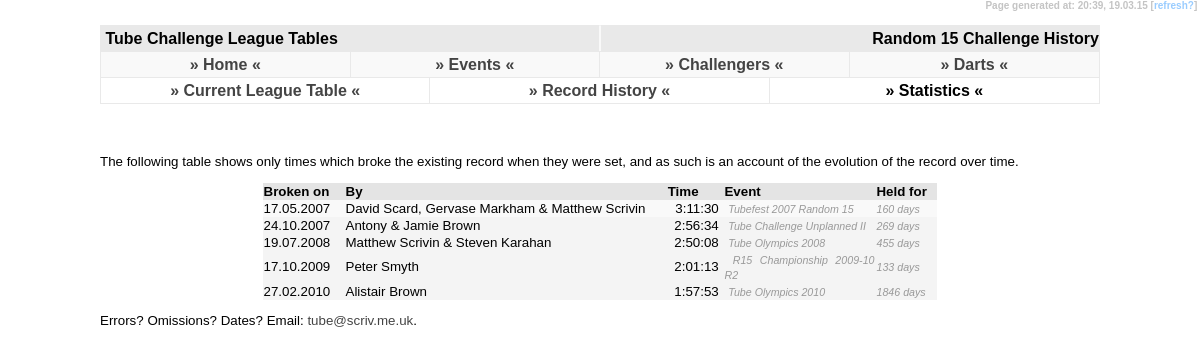
Page /random15/history/index.php on the committed database.
### tables this page shows
CREATE TABLE IF NOT EXISTS `tc_data` (
  `tc_challenge` varchar(3) NOT NULL DEFAULT '',
  `tc_name` varchar(255) NOT NULL DEFAULT '',
  `tc_hours` tinyint(2) NOT NULL DEFAULT '0',
  `tc_mins` tinyint(2) NOT NULL DEFAULT '0',
  `tc_sec` tinyint(2) NOT NULL DEFAULT '0',
  `tc_event` varchar(255) DEFAULT NULL,
  `tc_date` date DEFAULT NULL,
  `tc_fn_station_count` smallint(4) DEFAULT NULL,
  `tc_fn274_excluded_station` varchar(3) DEFAULT NULL,
  `tc_fn_gwr` char(1) DEFAULT NULL,
  `tc_uid` int(4) NOT NULL AUTO_INCREMENT,
  `tc_pending_yn` char(1) NOT NULL DEFAULT 'N',
  `tc_upd_id` varchar(3) NOT NULL DEFAULT '',
  `tc_upd_date` timestamp NOT NULL DEFAULT CURRENT_TIMESTAMP ON UPDATE CURRENT_TIMESTAMP,
  PRIMARY KEY (`tc_uid`)
);

### random15/history/index.php (the view, shortened to what this page needs)
<!DOCTYPE html PUBLIC "-//W3C//DTD XHTML 1.0 Strict//EN" "http://www.w3.org/TR/xhtml1/DTD/xhtml1-strict.dtd">
<html xmlns="http://www.w3.org/1999/xhtml" xml:lang="en">
<head>
  <link rel="stylesheet" title="Default" type="text/css" href="../../default.css" />
</head>
<body><div id="temps">Page generated at: <?php echo date("H:i"); ?>,&nbsp;<?php echo date("d.m.y"); ?>&nbsp;[<a class="text" href="javascript:location.reload()">refresh?</a>]&nbsp;</div>
<div id="header1">&nbsp;Tube Challenge League Tables</div>
<div id="header2">&nbsp;Random 15 Challenge History</div>
<?php
	include('../../menu.php');
	include('../../submenu.php');
?>
<div id="content">
	<h3>&nbsp;</h3>
<p>The following table shows only times which broke the existing record when they were set, and as such is an account of the evolution of the record over time.</p>
			<table align="center" border="0" cellpadding="1" cellspacing="0">
				<tr class="newshead">
					<td width="80">Broken on</td>
					<td>By</td>
					<td align="center">Time&nbsp;</td>
					<td width="150">Event</td>
					<td width="60">Held for</td>
				</tr>
				<?php
					$query = "SELECT * FROM tc_data WHERE tc_challenge = 'R15' AND tc_date is not null ORDER BY tc_date, tc_hours, tc_mins, tc_sec";
					$fnc = mysql_query($query) or die("Select Failed! [302]");
					$fncpos = 0;
						$prevhr = 19;
						$prevmin = 57;
						$prevsec = 47;
					while ($fncdata = mysql_fetch_array($fnc)) {
						$fncpos++;
						if(mktime($fncdata['tc_hours'], $fncdata['tc_mins'], $fncdata['tc_sec']) < mktime($prevhr, $prevmin, $prevsec)){
						if ($fncpos > 1){
						?>
					<td><i><?php $diff = (date("U", strtotime($fncdata['tc_date'])) - $prevdate)/86400; echo round($diff); ?> days</i></td>
				</tr><?php } ?>
				<tr class="row<?php if($fncpos%2 != 0){ echo "1"; } else { echo "2"; } ?>">
					<td><?php if ($fncdata['tc_date']){ echo date("d.m.Y", strtotime($fncdata['tc_date']));} ?></td>
					<td><?php echo $fncdata['tc_name']; ?></td>
					<td width="75" align="right"><?php if ($fncdata['tc_fn_gwr'] == "Y"){ ?>&#174;&nbsp;<?php } echo $fncdata['tc_hours']; ?>:<?php if ($fncdata['tc_mins'] < 10){ ?>0<?php } echo $fncdata['tc_mins']; ?>:<?php if ($fncdata['tc_sec'] < 10){ ?>0<?php } echo $fncdata['tc_sec']; ?>&nbsp;</td>
					<td>&nbsp;<i><?php echo $fncdata['tc_event']; ?></i></td>
				<?php	$prevhr = $fncdata['tc_hours'];
						$prevmin = $fncdata['tc_mins'];
						$prevsec = $fncdata['tc_sec'];
						$prevdate = date("U", strtotime($fncdata['tc_date']));
					} } ?>
					<td><i><?php $diff = (date("U", strtotime(date("Y-m-d"))) - $prevdate)/86400; echo round($diff); ?> days</i></td>
				</tr>
			</table>
<p>Errors? Omissions? Dates? Email: <a href="mailto:tube@scriv.me.uk">tube&#64;scriv.me.uk</a>.</p>
</div>
</body>
</html>

### default.css (style rules this page uses)
body { padding: 0; margin: 0; font-family: Trebuchet MS, Arial, Verdana, Helvetica, Calibri, sans-serif; background-color: #fff; font-weight: bold; }
#header1 { position: absolute; height: 25px; border-right: solid 1px #f9f9f9; border-left: solid 1px #e9e9e9; border-top: solid 1px #e9e9e9; border-bottom: solid 1px #e9e9e9; left: 100px; right: 50%; top: 25px; background-color: #e9e9e9; line-height: 25px; vertical-align: middle; }
#header2 { position: absolute; height: 25px; border-left: solid 1px #f9f9f9; border-right: solid 1px #e9e9e9; border-top: solid 1px #e9e9e9; border-bottom: solid 1px #e9e9e9; left: 50%; right: 100px; top: 25px; background-color: #e9e9e9; border-width: 1px; line-height: 25px; vertical-align: middle; text-align: right; }
#content { position: absolute; left: 100px; right: 100px; top: 108px; font-weight: normal; font-size: 10pt; text-align: justify; }
#temps { text-align: right; color: #c4c4c4; font-size: 7.5pt; position: absolute; right: 0px; height: 15px; top: 0px; margin: 0px 0px; vertical-align: middle; background-color: #ffffff; }
.newshead { background-color: #e4e4e4; vertical-align: middle; font-weight: bold; }
.row1 { background-color: #f9f9f9; }
.row2 { background-color: #f4f4f4; }
i { font-size: 8pt; color: #999999; }
a:link { color: #444444; text-decoration: none; }
a.text:link { color: #99ccff; text-decoration: none; }
h3 { padding-top: 15px; margin: 0; }

### rows in the picture
tc_data: tc_date "17.05.2007", tc_name "David Scard, Gervase Markham & Matthew Scrivin", tc_hours "3", tc_mins "11", tc_sec "30", tc_event "Tubefest 2007 Random 15"
tc_data: diff "160", tc_date "24.10.2007", tc_name "Antony & Jamie Brown", tc_hours "2", tc_mins "56", tc_sec "34", tc_event "Tube Challenge Unplanned II"
tc_data: diff "269", tc_date "19.07.2008", tc_name "Matthew Scrivin & Steven Karahan", tc_hours "2", tc_mins "50", tc_sec "8", tc_event "Tube Olympics 2008"
tc_data: diff "455", tc_date "17.10.2009", tc_name "Peter Smyth", tc_hours "2", tc_mins "1", tc_sec "13", tc_event "R15 Championship 2009-10 R2"
tc_data: diff "133", tc_date "27.02.2010", tc_name "Alistair Brown", tc_hours "1", tc_mins "57", tc_sec "53", tc_event "Tube Olympics 2010", tc_date "1846"
